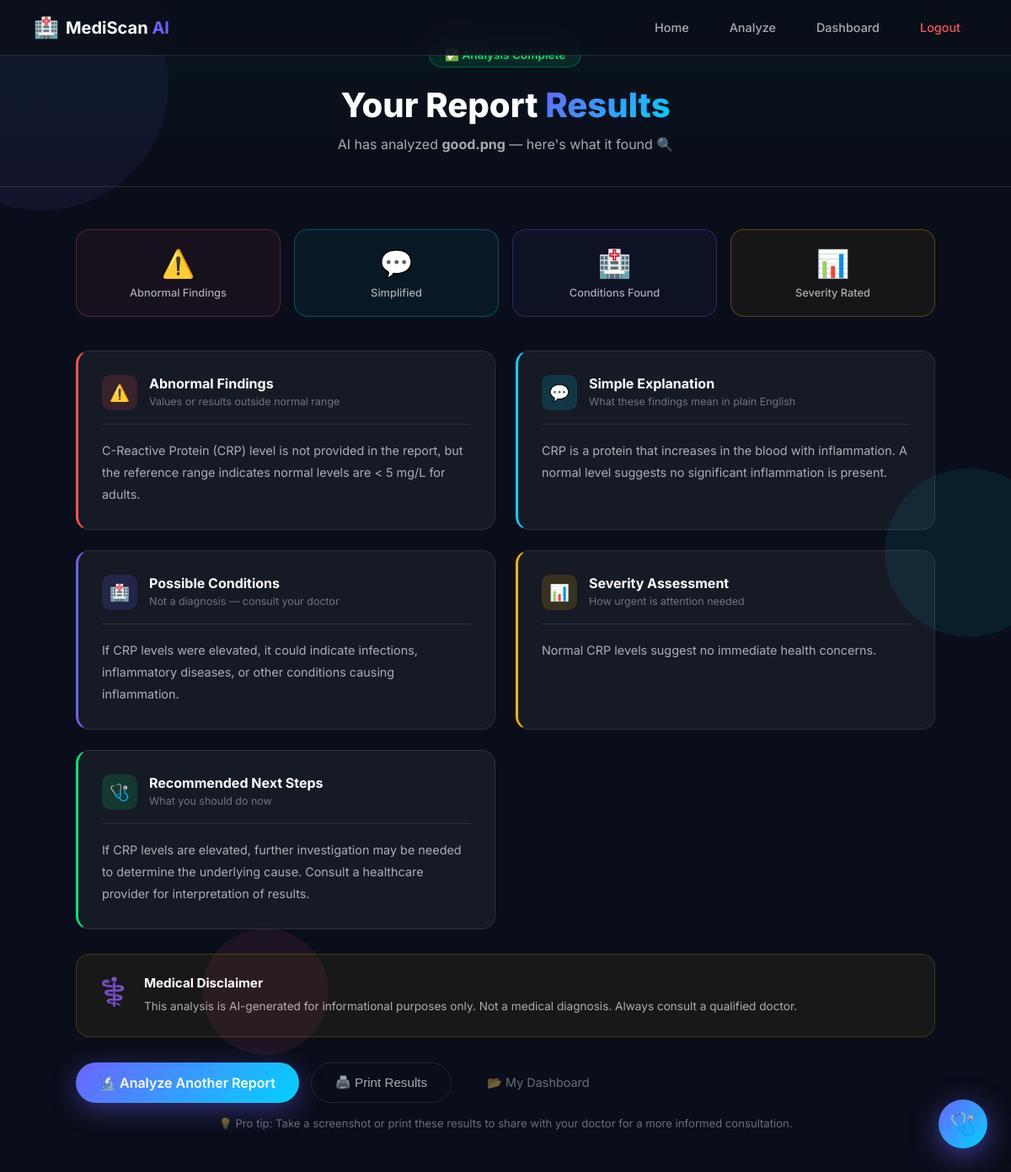
Page /report/25 (signed in) on the committed database.
### tables this page shows
CREATE TABLE reports (
            id              INTEGER PRIMARY KEY AUTOINCREMENT,
            user_id         INTEGER NOT NULL,
            filename        TEXT,
            file_path       TEXT,
            report_text     TEXT,
            abnormal_findings   TEXT,
            simple_explanation  TEXT,
            possible_conditions TEXT,
            severity            TEXT,
            next_steps          TEXT,
            disclaimer          TEXT,
            raw_response        TEXT,
            severity_level      INTEGER DEFAULT 0,
            uploaded_at         TEXT DEFAULT (datetime('now')),
            FOREIGN KEY(user_id) REFERENCES users(id)
        );

### app.py (the view)
@app.route("/report/<int:report_id>")
@login_required
def view_report(report_id):
    conn = get_db()
    report = conn.execute(
        "SELECT * FROM reports WHERE id=? AND user_id=?",
        (report_id, session["user_id"])
    ).fetchone()
    conn.close()
    if not report:
        flash("Report not found.", "danger")
        return redirect(url_for("dashboard"))
    data = dict(report)
    data["raw"] = data.get("raw_response", "")
    return render_template("result.html", data=data)

### app.py (called while the page is built)
def get_db():
    conn = sqlite3.connect(DB_PATH)
    conn.row_factory = sqlite3.Row
    return conn

def login_required(f):
    @wraps(f)
    def decorated(*args, **kwargs):
        if "user_id" not in session:
            flash("Please log in to continue.", "warning")
            return redirect(url_for("login"))
        return f(*args, **kwargs)
    return decorated

### templates/result.html (shortened to what this page needs)
<!DOCTYPE html>
<html lang="en">
<head>
    <link rel="stylesheet" href="{{ url_for('static', filename='style.css') }}">
</head>
<body class="result-page">
<div class="bg-particles">
    <div class="particle"></div><div class="particle"></div><div class="particle"></div>
</div>
<nav class="navbar">
    <div class="nav-brand">
        <a href="/" style="text-decoration:none;display:flex;align-items:center;gap:8px;">
            <span class="nav-icon">🏥</span>
            <span class="nav-title">MediScan <span class="highlight">AI</span></span>
        </a>
    </div>
    <div class="nav-links">
        <a href="/" class="nav-link">Home</a>
        <a href="/analyze" class="nav-link">Analyze</a>
        <a href="/dashboard" class="nav-link">Dashboard</a>
        <a href="/logout" class="nav-link logout-link">Logout</a>
    </div>
</nav>
<div class="result-header">
    <div class="result-header-content">
        <div class="success-badge animate-pop">✅ Analysis Complete</div>
        <h1>Your Report <span class="gradient-text">Results</span></h1>
        <p>AI has analyzed <strong>{{ data.filename }}</strong> — here's what it found 🔍</p>
    </div>
</div>
<div class="results-container">
    <div class="summary-row animate-slide-up">
        <div class="summary-card red">
            <div class="summary-card-icon">⚠️</div>
            <div class="summary-card-label">Abnormal Findings</div>
        </div>
        <div class="summary-card blue">
            <div class="summary-card-icon">💬</div>
            <div class="summary-card-label">Simplified</div>
        </div>
        <div class="summary-card purple">
            <div class="summary-card-icon">🏥</div>
            <div class="summary-card-label">Conditions Found</div>
        </div>
        <div class="summary-card orange">
            <div class="summary-card-icon">📊</div>
            <div class="summary-card-label">Severity Rated</div>
        </div>
    </div>
    <div class="results-grid">
        {% if data.abnormal_findings %}
        <div class="result-section-card abnormal animate-card" style="animation-delay:0.1s">
            <div class="section-card-header">
                <div class="section-icon-wrap red-bg">⚠️</div>
                <div><h3>Abnormal Findings</h3><p>Values or results outside normal range</p></div>
            </div>
            <div class="section-card-body">{{ data.abnormal_findings | replace('\n','<br>') | safe }}</div>
        </div>
        {% endif %}
        {% if data.simple_explanation %}
        <div class="result-section-card explanation animate-card" style="animation-delay:0.2s">
            <div class="section-card-header">
                <div class="section-icon-wrap blue-bg">💬</div>
                <div><h3>Simple Explanation</h3><p>What these findings mean in plain English</p></div>
            </div>
            <div class="section-card-body">{{ data.simple_explanation | replace('\n','<br>') | safe }}</div>
        </div>
        {% endif %}
        {% if data.possible_conditions %}
        <div class="result-section-card conditions animate-card" style="animation-delay:0.3s">
            <div class="section-card-header">
                <div class="section-icon-wrap purple-bg">🏥</div>
                <div><h3>Possible Conditions</h3><p>Not a diagnosis — consult your doctor</p></div>
            </div>
            <div class="section-card-body">{{ data.possible_conditions | replace('\n','<br>') | safe }}</div>
        </div>
        {% endif %}
        {% if data.severity %}
        <div class="result-section-card severity animate-card" style="animation-delay:0.4s">
            <div class="section-card-header">
                <div class="section-icon-wrap orange-bg">📊</div>
                <div><h3>Severity Assessment</h3><p>How urgent is attention needed</p></div>
            </div>
            <div class="section-card-body">{{ data.severity | replace('\n','<br>') | safe }}</div>
        </div>
        {% endif %}
        {% if data.next_steps %}
        <div class="result-section-card next-steps animate-card" style="animation-delay:0.5s">
            <div class="section-card-header">
                <div class="section-icon-wrap green-bg">🩺</div>
                <div><h3>Recommended Next Steps</h3><p>What you should do now</p></div>
            </div>
            <div class="section-card-body">{{ data.next_steps | replace('\n','<br>') | safe }}</div>
        </div>
        {% endif %}
    </div>
    <div class="result-disclaimer animate-card" style="animation-delay:0.6s">
        <div class="disclaimer-icon">⚕️</div>
        <div class="disclaimer-text">
            <strong>Medical Disclaimer</strong>
            <p>{% if data.disclaimer %}{{ data.disclaimer }}{% else %}This analysis is generated by AI and is for <strong>informational purposes only</strong>. It is NOT a medical diagnosis. Always consult a qualified healthcare professional before making any medical decisions.{% endif %}</p>
        </div>
    </div>
    <div class="result-actions animate-card" style="animation-delay:0.7s">
        <a href="/analyze" class="btn-primary"><span>🔬 Analyze Another Report</span></a>
        <button onclick="window.print()" class="btn-secondary">🖨️ Print Results</button>
        <a href="/dashboard" class="btn-ghost">📂 My Dashboard</a>
    </div>
    <p class="share-note">💡 Pro tip: Take a screenshot or print these results to share with your doctor for a more informed consultation.</p>
</div>
</body>
</html>

### rows in the picture
reports: filename "good.png", abnormal_findings "C-Reactive Protein (CRP) level is not provided in the report, but the reference range indicates normal levels are < 5 mg/L for adults.", simple_explanation "CRP is a protein that increases in the blood with inflammation. A normal level suggests no significant inflammation is present.", possible_conditions "If CRP levels were elevated, it could indicate infections, inflammatory diseases, or other conditions causing inflammation.", severity "Normal CRP levels suggest no immediate health concerns.", next_steps "If CRP levels are elevated, further investigation may be needed to determine the underlying cause. Consult a healthcare provider for interpretation of results.", disclaimer "This analysis is AI-generated for informational purposes only. Not a medical diagnosis. Always consult a qualified doctor."
